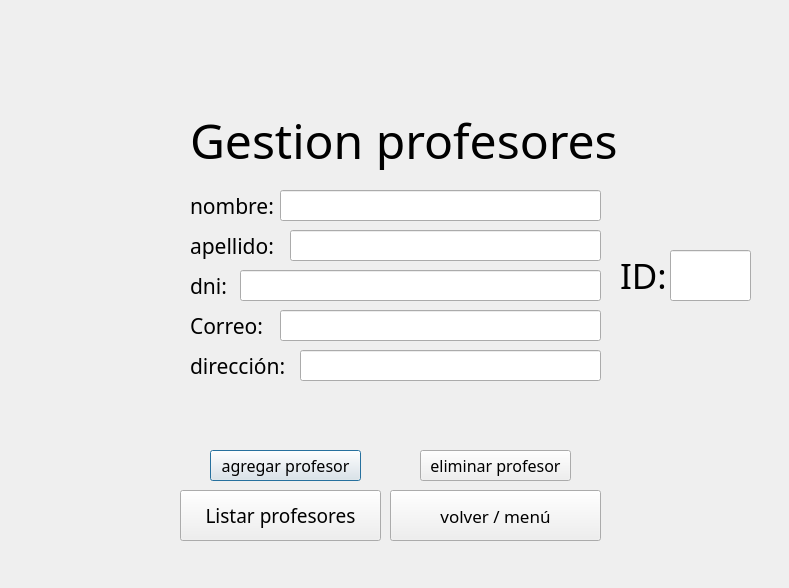
<?xml version="1.0" encoding="UTF-8"?>
<ui version="4.0">
 <class>Dialog</class>
 <widget class="QDialog" name="Dialog">
  <property name="geometry">
   <rect>
    <x>0</x>
    <y>0</y>
    <width>789</width>
    <height>588</height>
   </rect>
  </property>
  <property name="windowTitle">
   <string>Dialog</string>
  </property>
  <widget class="QLabel" name="label">
   <property name="geometry">
    <rect>
     <x>190</x>
     <y>30</y>
     <width>471</width>
     <height>221</height>
    </rect>
   </property>
   <property name="font">
    <font>
     <family>Franchise</family>
     <pointsize>36</pointsize>
    </font>
   </property>
   <property name="text">
    <string>Gestion profesores</string>
   </property>
  </widget>
  <widget class="QLabel" name="Nombre">
   <property name="geometry">
    <rect>
     <x>190</x>
     <y>180</y>
     <width>371</width>
     <height>51</height>
    </rect>
   </property>
   <property name="font">
    <font>
     <family>High Jakarta</family>
     <pointsize>16</pointsize>
     <weight>50</weight>
     <bold>false</bold>
    </font>
   </property>
   <property name="text">
    <string>nombre:</string>
   </property>
  </widget>
  <widget class="QLabel" name="Apellido">
   <property name="geometry">
    <rect>
     <x>190</x>
     <y>220</y>
     <width>371</width>
     <height>51</height>
    </rect>
   </property>
   <property name="font">
    <font>
     <family>High Jakarta</family>
     <pointsize>16</pointsize>
    </font>
   </property>
   <property name="text">
    <string>apellido:</string>
   </property>
  </widget>
  <widget class="QLabel" name="DNI">
   <property name="geometry">
    <rect>
     <x>190</x>
     <y>260</y>
     <width>371</width>
     <height>51</height>
    </rect>
   </property>
   <property name="font">
    <font>
     <family>High Jakarta</family>
     <pointsize>16</pointsize>
    </font>
   </property>
   <property name="text">
    <string>dni:</string>
   </property>
  </widget>
  <widget class="QLabel" name="Correo">
   <property name="geometry">
    <rect>
     <x>190</x>
     <y>300</y>
     <width>371</width>
     <height>51</height>
    </rect>
   </property>
   <property name="font">
    <font>
     <family>High Jakarta</family>
     <pointsize>16</pointsize>
    </font>
   </property>
   <property name="text">
    <string>Correo:</string>
   </property>
  </widget>
  <widget class="QLabel" name="Direccion">
   <property name="geometry">
    <rect>
     <x>190</x>
     <y>340</y>
     <width>371</width>
     <height>51</height>
    </rect>
   </property>
   <property name="font">
    <font>
     <family>High Jakarta</family>
     <pointsize>16</pointsize>
    </font>
   </property>
   <property name="text">
    <string>dirección:</string>
   </property>
  </widget>
  <widget class="QLineEdit" name="inputNombre">
   <property name="geometry">
    <rect>
     <x>280</x>
     <y>190</y>
     <width>321</width>
     <height>31</height>
    </rect>
   </property>
  </widget>
  <widget class="QLineEdit" name="inputApellido">
   <property name="geometry">
    <rect>
     <x>290</x>
     <y>230</y>
     <width>311</width>
     <height>31</height>
    </rect>
   </property>
  </widget>
  <widget class="QLineEdit" name="inputDNI">
   <property name="geometry">
    <rect>
     <x>240</x>
     <y>270</y>
     <width>361</width>
     <height>31</height>
    </rect>
   </property>
  </widget>
  <widget class="QLineEdit" name="inputCorreo">
   <property name="geometry">
    <rect>
     <x>280</x>
     <y>310</y>
     <width>321</width>
     <height>31</height>
    </rect>
   </property>
  </widget>
  <widget class="QLineEdit" name="inputDireccion">
   <property name="geometry">
    <rect>
     <x>300</x>
     <y>350</y>
     <width>301</width>
     <height>31</height>
    </rect>
   </property>
  </widget>
  <widget class="QPushButton" name="btnAgregarProfesor">
   <property name="geometry">
    <rect>
     <x>210</x>
     <y>450</y>
     <width>151</width>
     <height>31</height>
    </rect>
   </property>
   <property name="font">
    <font>
     <family>High Jakarta</family>
     <pointsize>12</pointsize>
     <weight>50</weight>
     <italic>false</italic>
     <bold>false</bold>
     <underline>false</underline>
     <strikeout>false</strikeout>
     <kerning>true</kerning>
    </font>
   </property>
   <property name="text">
    <string>agregar profesor</string>
   </property>
  </widget>
  <widget class="QPushButton" name="btnListaProfesores">
   <property name="geometry">
    <rect>
     <x>180</x>
     <y>490</y>
     <width>201</width>
     <height>51</height>
    </rect>
   </property>
   <property name="font">
    <font>
     <family>High Jakarta</family>
     <pointsize>14</pointsize>
     <weight>50</weight>
     <italic>false</italic>
     <bold>false</bold>
     <underline>false</underline>
     <strikeout>false</strikeout>
     <kerning>true</kerning>
    </font>
   </property>
   <property name="text">
    <string>Listar profesores</string>
   </property>
  </widget>
  <widget class="QPushButton" name="btnVolverMenu">
   <property name="geometry">
    <rect>
     <x>390</x>
     <y>490</y>
     <width>211</width>
     <height>51</height>
    </rect>
   </property>
   <property name="font">
    <font>
     <family>High Jakarta</family>
     <pointsize>13</pointsize>
     <weight>50</weight>
     <italic>false</italic>
     <bold>false</bold>
     <underline>false</underline>
     <strikeout>false</strikeout>
     <kerning>true</kerning>
    </font>
   </property>
   <property name="text">
    <string>volver / menú</string>
   </property>
  </widget>
  <widget class="QPushButton" name="btnEliminarProfesor">
   <property name="geometry">
    <rect>
     <x>420</x>
     <y>450</y>
     <width>151</width>
     <height>31</height>
    </rect>
   </property>
   <property name="font">
    <font>
     <family>High Jakarta</family>
     <pointsize>12</pointsize>
     <weight>50</weight>
     <italic>false</italic>
     <bold>false</bold>
     <underline>false</underline>
     <strikeout>false</strikeout>
     <kerning>true</kerning>
    </font>
   </property>
   <property name="text">
    <string>eliminar profesor</string>
   </property>
  </widget>
  <widget class="QLabel" name="ID">
   <property name="geometry">
    <rect>
     <x>620</x>
     <y>250</y>
     <width>371</width>
     <height>51</height>
    </rect>
   </property>
   <property name="font">
    <font>
     <family>High Jakarta</family>
     <pointsize>26</pointsize>
    </font>
   </property>
   <property name="text">
    <string>ID:</string>
   </property>
  </widget>
  <widget class="QLineEdit" name="InputID">
   <property name="geometry">
    <rect>
     <x>670</x>
     <y>250</y>
     <width>81</width>
     <height>51</height>
    </rect>
   </property>
  </widget>
 </widget>
 <resources/>
 <connections/>
</ui>
